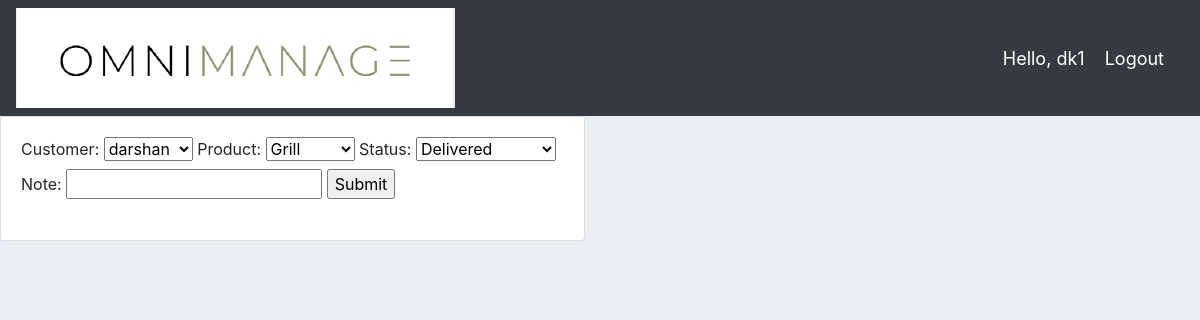
The page /update_order/1/ (signed in) on the database its author committed.
### accounts/models.py (models this page shows, shortened)
class Order(models.Model):
    STATUS = (
        ('Pending', 'Pending'),
        ('Out for delivery', 'Out for delivery'),
        ('Delivered', 'Delivered'),
    )
    customer=models.ForeignKey(Customer,null=True,on_delete=models.SET_NULL)
    product=models.ForeignKey(Product,null=True,on_delete=models.SET_NULL)
    date_created=models.DateTimeField(auto_now_add=True,null=True)
    status=models.CharField(max_length=200,null=True,choices=STATUS)
    note=models.CharField(max_length=500,null=True,)

### accounts/decorators.py (the view)
        def wrapper_func(request,*args,**kwargs):
            group=None
            if request.user.groups.exists():
                group=request.user.groups.all()[0].name
            if group in allowed_roles:
                return view_func(request,*args,**kwargs)
            else:
                return HttpResponse('you are not authorized to access this page')

### accounts/forms.py
class OrderForm(ModelForm):
    class Meta:
        model= Order
        fields='__all__'

### accounts/models.py (called while the page is built)
    def __str__(self):
        return self.name

    def __str__(self):
        return self.name

### accounts/views.py (called while the page is built)
@login_required(login_url='login')
@allowed_users(allowed_roles=['admin','manager','staff'])
def updateOrder(request,pk):
    order=Order.objects.get(id=pk)
    form = OrderForm(instance=order)
    if(request.method == 'POST'):
        print('printing post: ',request.POST)
        form=OrderForm(request.POST,instance=order)
        if form.is_valid():
            form.save()
            return redirect('/')
    context={'form':form}
    return render(request,'accounts/order_form.html',context)

### accounts/templates/accounts/order_form.html (shortened to what this page needs)
{% extends 'accounts/main.html' %}
{% load static %}
{% block content %}
<div class="row">
    <div class="col-md-6">
        <div class="card card-body">
            <form action="" method="POST">
                {{form}}
                <input type="submit" name="Submit">
            </form>
        </div>
    </div>
</div>
{% endblock %}

### accounts/templates/accounts/navbar.html (shortened to what this page needs)
{% load static %}
<nav class="navbar navbar-expand-lg navbar-dark bg-dark">
    <img src="{% static 'images/logo.png' %}">
    <span class="hello-msg">Hello, {{request.user}}</span>
    <span><a class="hello-msg" href="{% url 'logout' %}">Logout</a></span>
  </nav>

### static/css/main.css (style rules this page uses)
body { background-color: #ebeff5; }

### accounts/templates/accounts/navbar.html (style rules this page uses)
.hello-msg { font-size: 18px; color: #fff; margin-right: 20px; }

### rows shown on the page
Order: customer "darshan", product "Grill", status "Delivered"

### other values the page prints
{{ request.user }} "dk1"
